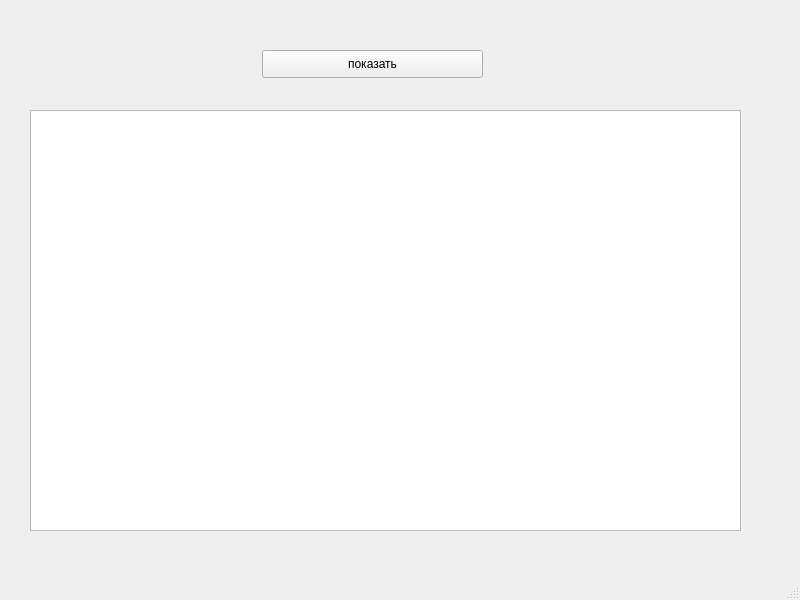
<?xml version="1.0" encoding="UTF-8"?>
<ui version="4.0">
 <class>MainWindow</class>
 <widget class="QMainWindow" name="MainWindow">
  <property name="geometry">
   <rect>
    <x>0</x>
    <y>0</y>
    <width>800</width>
    <height>600</height>
   </rect>
  </property>
  <property name="windowTitle">
   <string>MainWindow</string>
  </property>
  <widget class="QWidget" name="centralwidget">
   <widget class="QTableWidget" name="tableWidget">
    <property name="geometry">
     <rect>
      <x>30</x>
      <y>110</y>
      <width>711</width>
      <height>421</height>
     </rect>
    </property>
   </widget>
   <widget class="QPushButton" name="pushButton">
    <property name="geometry">
     <rect>
      <x>262</x>
      <y>50</y>
      <width>221</width>
      <height>28</height>
     </rect>
    </property>
    <property name="text">
     <string>показать</string>
    </property>
   </widget>
  </widget>
  <widget class="QMenuBar" name="menubar">
   <property name="geometry">
    <rect>
     <x>0</x>
     <y>0</y>
     <width>800</width>
     <height>26</height>
    </rect>
   </property>
  </widget>
  <widget class="QStatusBar" name="statusbar"/>
 </widget>
 <resources/>
 <connections/>
</ui>
